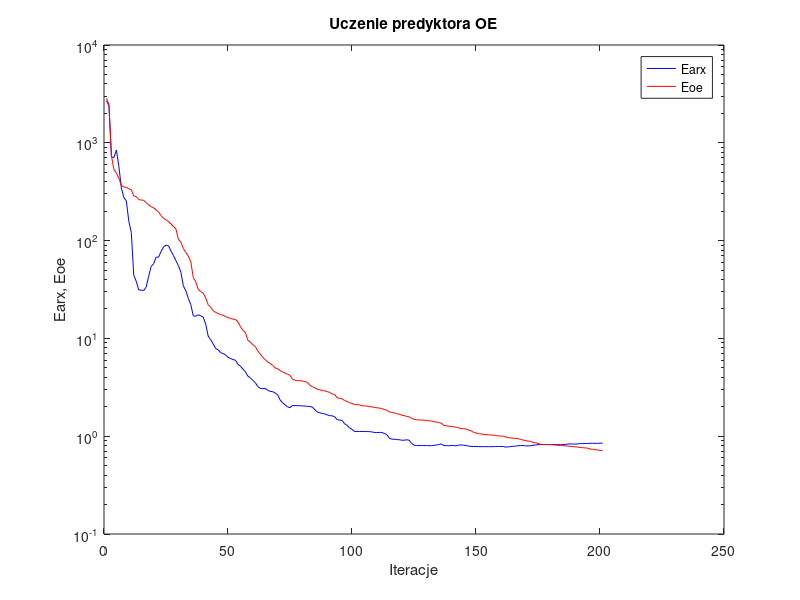
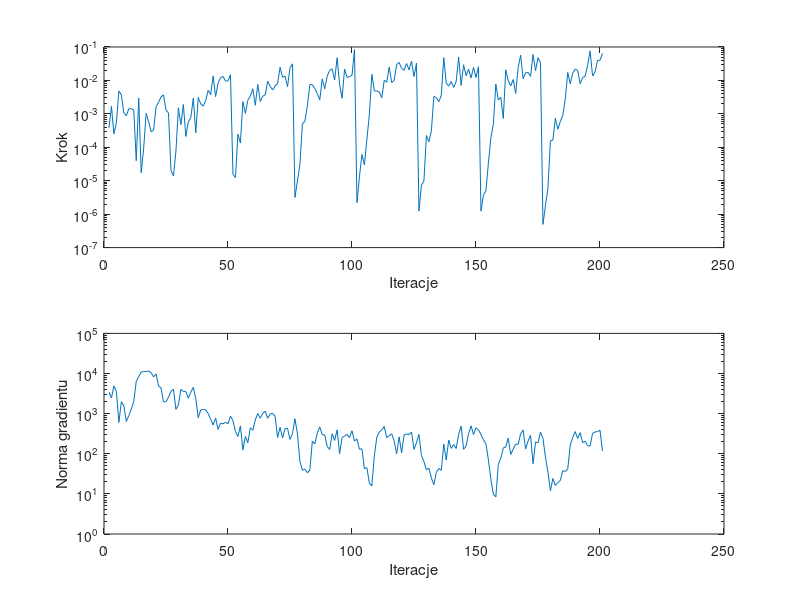

Recreate these plots in MATLAB, in order.
%uczenie predyktora oe
clear all;
n=0; farx(n+1)=2.697157e+003; foe(n+1)=2.842388e+003; wspucz(n+1)=0.000000e+000; ng(n+1)=0.000000e+000;
%odnowa zmiennej metryki
n=1; farx(n+1)=2.385563e+003; foe(n+1)=2.456749e+003; krok(n+1)=3.824295e-004; ng(n+1)=3.426020e+003;
n=2; farx(n+1)=7.177202e+002; foe(n+1)=7.380137e+002; krok(n+1)=1.670282e-003; ng(n+1)=2.448312e+003;
n=3; farx(n+1)=7.065845e+002; foe(n+1)=5.307948e+002; krok(n+1)=2.505581e-004; ng(n+1)=4.924599e+003;
n=4; farx(n+1)=8.445156e+002; foe(n+1)=4.927667e+002; krok(n+1)=5.504055e-004; ng(n+1)=3.560793e+003;
n=5; farx(n+1)=5.734638e+002; foe(n+1)=4.334961e+002; krok(n+1)=4.829711e-003; ng(n+1)=6.049374e+002;
n=6; farx(n+1)=3.460527e+002; foe(n+1)=3.657863e+002; krok(n+1)=3.715831e-003; ng(n+1)=1.981586e+003;
n=7; farx(n+1)=2.752694e+002; foe(n+1)=3.533406e+002; krok(n+1)=1.059163e-003; ng(n+1)=1.556109e+003;
n=8; farx(n+1)=2.550315e+002; foe(n+1)=3.512716e+002; krok(n+1)=8.786586e-004; ng(n+1)=6.386739e+002;
n=9; farx(n+1)=1.578583e+002; foe(n+1)=3.382383e+002; krok(n+1)=1.427772e-003; ng(n+1)=8.926607e+002;
n=10; farx(n+1)=1.217091e+002; foe(n+1)=3.321890e+002; krok(n+1)=1.424799e-003; ng(n+1)=1.290874e+003;
n=11; farx(n+1)=4.416385e+001; foe(n+1)=2.860447e+002; krok(n+1)=1.304868e-003; ng(n+1)=1.991272e+003;
n=12; farx(n+1)=3.837402e+001; foe(n+1)=2.819995e+002; krok(n+1)=3.982214e-005; ng(n+1)=6.387253e+003;
n=13; farx(n+1)=3.130674e+001; foe(n+1)=2.627933e+002; krok(n+1)=2.973498e-003; ng(n+1)=8.322548e+003;
n=14; farx(n+1)=3.111403e+001; foe(n+1)=2.598170e+002; krok(n+1)=1.729605e-005; ng(n+1)=1.092039e+004;
n=15; farx(n+1)=3.093215e+001; foe(n+1)=2.580709e+002; krok(n+1)=9.560737e-005; ng(n+1)=1.123821e+004;
n=16; farx(n+1)=3.347335e+001; foe(n+1)=2.439181e+002; krok(n+1)=1.037622e-003; ng(n+1)=1.125306e+004;
n=17; farx(n+1)=4.310493e+001; foe(n+1)=2.327248e+002; krok(n+1)=5.775566e-004; ng(n+1)=1.157793e+004;
n=18; farx(n+1)=5.442116e+001; foe(n+1)=2.220727e+002; krok(n+1)=2.908501e-004; ng(n+1)=1.048137e+004;
n=19; farx(n+1)=5.793388e+001; foe(n+1)=2.168184e+002; krok(n+1)=3.293253e-004; ng(n+1)=8.241305e+003;
n=20; farx(n+1)=6.754084e+001; foe(n+1)=2.057457e+002; krok(n+1)=1.629095e-003; ng(n+1)=9.767838e+003;
n=21; farx(n+1)=6.771419e+001; foe(n+1)=1.962785e+002; krok(n+1)=2.232051e-003; ng(n+1)=4.889891e+003;
n=22; farx(n+1)=7.745475e+001; foe(n+1)=1.801607e+002; krok(n+1)=3.225080e-003; ng(n+1)=4.366656e+003;
n=23; farx(n+1)=8.618862e+001; foe(n+1)=1.690186e+002; krok(n+1)=3.709130e-003; ng(n+1)=1.954721e+003;
n=24; farx(n+1)=8.981475e+001; foe(n+1)=1.631165e+002; krok(n+1)=1.296700e-003; ng(n+1)=1.985491e+003;
n=25; farx(n+1)=8.846256e+001; foe(n+1)=1.569620e+002; krok(n+1)=1.066097e-003; ng(n+1)=2.567719e+003;
%odnowa zmiennej metryki
n=26; farx(n+1)=7.827323e+001; foe(n+1)=1.478732e+002; krok(n+1)=2.026093e-005; ng(n+1)=3.604208e+003;
n=27; farx(n+1)=7.050716e+001; foe(n+1)=1.396862e+002; krok(n+1)=1.395478e-005; ng(n+1)=4.052809e+003;
n=28; farx(n+1)=6.243523e+001; foe(n+1)=1.313896e+002; krok(n+1)=7.612382e-005; ng(n+1)=1.276757e+003;
n=29; farx(n+1)=5.542581e+001; foe(n+1)=1.031047e+002; krok(n+1)=1.516318e-003; ng(n+1)=1.659970e+003;
n=30; farx(n+1)=4.746262e+001; foe(n+1)=9.629602e+001; krok(n+1)=4.766449e-004; ng(n+1)=4.010016e+003;
n=31; farx(n+1)=3.441785e+001; foe(n+1)=8.279002e+001; krok(n+1)=1.908037e-003; ng(n+1)=3.554191e+003;
n=32; farx(n+1)=3.063802e+001; foe(n+1)=7.565762e+001; krok(n+1)=2.110559e-004; ng(n+1)=3.553797e+003;
n=33; farx(n+1)=2.564014e+001; foe(n+1)=6.946398e+001; krok(n+1)=5.775566e-004; ng(n+1)=2.432239e+003;
n=34; farx(n+1)=2.215261e+001; foe(n+1)=6.070738e+001; krok(n+1)=7.663457e-004; ng(n+1)=3.425633e+003;
n=35; farx(n+1)=1.700409e+001; foe(n+1)=4.184424e+001; krok(n+1)=2.943935e-003; ng(n+1)=4.530383e+003;
n=36; farx(n+1)=1.686028e+001; foe(n+1)=3.783684e+001; krok(n+1)=2.695564e-004; ng(n+1)=2.370631e+003;
n=37; farx(n+1)=1.744754e+001; foe(n+1)=3.175612e+001; krok(n+1)=3.096691e-003; ng(n+1)=7.905215e+002;
n=38; farx(n+1)=1.699360e+001; foe(n+1)=3.013995e+001; krok(n+1)=1.986798e-003; ng(n+1)=1.236825e+003;
n=39; farx(n+1)=1.653249e+001; foe(n+1)=2.903465e+001; krok(n+1)=1.713514e-003; ng(n+1)=1.273555e+003;
n=40; farx(n+1)=1.401760e+001; foe(n+1)=2.596324e+001; krok(n+1)=2.467965e-003; ng(n+1)=1.251015e+003;
n=41; farx(n+1)=1.056118e+001; foe(n+1)=2.209001e+001; krok(n+1)=5.060913e-003; ng(n+1)=1.008866e+003;
n=42; farx(n+1)=9.680344e+000; foe(n+1)=2.089817e+001; krok(n+1)=3.752448e-003; ng(n+1)=7.248756e+002;
n=43; farx(n+1)=8.824667e+000; foe(n+1)=1.916549e+001; krok(n+1)=1.360507e-002; ng(n+1)=5.224253e+002;
n=44; farx(n+1)=7.867775e+000; foe(n+1)=1.843502e+001; krok(n+1)=3.272337e-003; ng(n+1)=7.747943e+002;
n=45; farx(n+1)=7.651164e+000; foe(n+1)=1.792636e+001; krok(n+1)=8.403478e-003; ng(n+1)=4.044938e+002;
n=46; farx(n+1)=7.158772e+000; foe(n+1)=1.746245e+001; krok(n+1)=1.199493e-002; ng(n+1)=5.785025e+002;
n=47; farx(n+1)=6.998708e+000; foe(n+1)=1.726405e+001; krok(n+1)=1.308616e-002; ng(n+1)=5.551072e+002;
n=48; farx(n+1)=6.781933e+000; foe(n+1)=1.679658e+001; krok(n+1)=9.612071e-003; ng(n+1)=6.110673e+002;
n=49; farx(n+1)=6.412996e+000; foe(n+1)=1.629350e+001; krok(n+1)=9.552064e-003; ng(n+1)=5.605642e+002;
n=50; farx(n+1)=6.243260e+000; foe(n+1)=1.604531e+001; krok(n+1)=1.473291e-002; ng(n+1)=8.668465e+002;
%odnowa zmiennej metryki
n=51; farx(n+1)=6.080334e+000; foe(n+1)=1.573341e+001; krok(n+1)=1.538085e-005; ng(n+1)=6.711361e+002;
n=52; farx(n+1)=5.989802e+000; foe(n+1)=1.564825e+001; krok(n+1)=1.254943e-005; ng(n+1)=3.573605e+002;
n=53; farx(n+1)=5.418503e+000; foe(n+1)=1.474853e+001; krok(n+1)=2.460936e-004; ng(n+1)=2.689894e+002;
n=54; farx(n+1)=5.223948e+000; foe(n+1)=1.323203e+001; krok(n+1)=1.340733e-004; ng(n+1)=4.946291e+002;
n=55; farx(n+1)=4.854609e+000; foe(n+1)=1.209642e+001; krok(n+1)=2.320029e-003; ng(n+1)=1.252622e+002;
n=56; farx(n+1)=4.559436e+000; foe(n+1)=1.150838e+001; krok(n+1)=1.031567e-003; ng(n+1)=2.687933e+002;
n=57; farx(n+1)=4.117903e+000; foe(n+1)=9.580897e+000; krok(n+1)=2.564143e-003; ng(n+1)=1.880485e+002;
n=58; farx(n+1)=3.958008e+000; foe(n+1)=9.175143e+000; krok(n+1)=3.350038e-003; ng(n+1)=4.448292e+002;
n=59; farx(n+1)=3.711759e+000; foe(n+1)=8.616170e+000; krok(n+1)=5.635011e-003; ng(n+1)=3.832901e+002;
n=60; farx(n+1)=3.530641e+000; foe(n+1)=8.252921e+000; krok(n+1)=1.812955e-003; ng(n+1)=6.960887e+002;
n=61; farx(n+1)=3.214039e+000; foe(n+1)=7.453926e+000; krok(n+1)=7.606153e-003; ng(n+1)=1.017983e+003;
n=62; farx(n+1)=3.085202e+000; foe(n+1)=6.936725e+000; krok(n+1)=2.349366e-003; ng(n+1)=7.668083e+002;
n=63; farx(n+1)=3.065369e+000; foe(n+1)=6.412259e+000; krok(n+1)=3.378712e-003; ng(n+1)=1.015629e+003;
n=64; farx(n+1)=3.082270e+000; foe(n+1)=6.080924e+000; krok(n+1)=3.692938e-003; ng(n+1)=1.148836e+003;
n=65; farx(n+1)=2.950701e+000; foe(n+1)=5.742935e+000; krok(n+1)=9.522959e-003; ng(n+1)=7.683411e+002;
n=66; farx(n+1)=2.875645e+000; foe(n+1)=5.541355e+000; krok(n+1)=6.699412e-003; ng(n+1)=9.853587e+002;
n=67; farx(n+1)=2.856499e+000; foe(n+1)=5.304322e+000; krok(n+1)=5.172508e-003; ng(n+1)=1.013365e+003;
n=68; farx(n+1)=2.767963e+000; foe(n+1)=4.990798e+000; krok(n+1)=6.853004e-003; ng(n+1)=8.582188e+002;
n=69; farx(n+1)=2.654183e+000; foe(n+1)=4.902266e+000; krok(n+1)=7.981858e-003; ng(n+1)=2.543968e+002;
n=70; farx(n+1)=2.353793e+000; foe(n+1)=4.694985e+000; krok(n+1)=2.486715e-002; ng(n+1)=4.580126e+002;
n=71; farx(n+1)=2.196068e+000; foe(n+1)=4.548225e+000; krok(n+1)=1.238677e-002; ng(n+1)=2.468469e+002;
n=72; farx(n+1)=2.092505e+000; foe(n+1)=4.420163e+000; krok(n+1)=1.346946e-002; ng(n+1)=4.201976e+002;
n=73; farx(n+1)=1.995614e+000; foe(n+1)=4.306010e+000; krok(n+1)=6.480489e-003; ng(n+1)=4.325232e+002;
n=74; farx(n+1)=1.956017e+000; foe(n+1)=4.192100e+000; krok(n+1)=2.398987e-002; ng(n+1)=2.271167e+002;
n=75; farx(n+1)=2.064926e+000; foe(n+1)=3.833345e+000; krok(n+1)=3.129602e-002; ng(n+1)=3.198144e+002;
%odnowa zmiennej metryki
n=76; farx(n+1)=2.055862e+000; foe(n+1)=3.739198e+000; krok(n+1)=3.174321e-006; ng(n+1)=7.455898e+002;
n=77; farx(n+1)=2.053875e+000; foe(n+1)=3.699638e+000; krok(n+1)=9.766516e-006; ng(n+1)=3.094332e+002;
n=78; farx(n+1)=2.049368e+000; foe(n+1)=3.692629e+000; krok(n+1)=3.079431e-005; ng(n+1)=6.497886e+001;
n=79; farx(n+1)=2.043145e+000; foe(n+1)=3.658580e+000; krok(n+1)=5.033545e-004; ng(n+1)=3.853686e+001;
n=80; farx(n+1)=2.032589e+000; foe(n+1)=3.623172e+000; krok(n+1)=6.019342e-004; ng(n+1)=4.154477e+001;
n=81; farx(n+1)=2.021653e+000; foe(n+1)=3.549774e+000; krok(n+1)=1.739067e-003; ng(n+1)=3.351196e+001;
n=82; farx(n+1)=2.011191e+000; foe(n+1)=3.316451e+000; krok(n+1)=7.479896e-003; ng(n+1)=3.901739e+001;
n=83; farx(n+1)=1.985796e+000; foe(n+1)=3.218115e+000; krok(n+1)=7.530795e-003; ng(n+1)=2.052338e+002;
n=84; farx(n+1)=1.869233e+000; foe(n+1)=3.111443e+000; krok(n+1)=5.711090e-003; ng(n+1)=1.764746e+002;
n=85; farx(n+1)=1.768930e+000; foe(n+1)=3.032947e+000; krok(n+1)=4.026836e-003; ng(n+1)=3.267147e+002;
n=86; farx(n+1)=1.733387e+000; foe(n+1)=2.981548e+000; krok(n+1)=2.621411e-003; ng(n+1)=4.683336e+002;
n=87; farx(n+1)=1.709615e+000; foe(n+1)=2.928492e+000; krok(n+1)=1.109636e-002; ng(n+1)=2.999837e+002;
n=88; farx(n+1)=1.694230e+000; foe(n+1)=2.904165e+000; krok(n+1)=5.608324e-003; ng(n+1)=2.950768e+002;
n=89; farx(n+1)=1.652709e+000; foe(n+1)=2.856221e+000; krok(n+1)=1.333847e-002; ng(n+1)=1.516745e+002;
n=90; farx(n+1)=1.623958e+000; foe(n+1)=2.802321e+000; krok(n+1)=2.000182e-002; ng(n+1)=1.281797e+002;
n=91; farx(n+1)=1.615089e+000; foe(n+1)=2.701970e+000; krok(n+1)=2.219272e-002; ng(n+1)=3.136074e+002;
n=92; farx(n+1)=1.584299e+000; foe(n+1)=2.670173e+000; krok(n+1)=1.027811e-002; ng(n+1)=2.150395e+002;
n=93; farx(n+1)=1.478562e+000; foe(n+1)=2.479007e+000; krok(n+1)=4.757597e-002; ng(n+1)=3.938207e+002;
n=94; farx(n+1)=1.460388e+000; foe(n+1)=2.439618e+000; krok(n+1)=7.530795e-003; ng(n+1)=1.002924e+002;
n=95; farx(n+1)=1.450919e+000; foe(n+1)=2.415512e+000; krok(n+1)=2.924832e-003; ng(n+1)=2.545335e+002;
n=96; farx(n+1)=1.341823e+000; foe(n+1)=2.314014e+000; krok(n+1)=2.183177e-002; ng(n+1)=2.760667e+002;
n=97; farx(n+1)=1.294711e+000; foe(n+1)=2.268302e+000; krok(n+1)=1.226153e-002; ng(n+1)=3.048704e+002;
n=98; farx(n+1)=1.215865e+000; foe(n+1)=2.201088e+000; krok(n+1)=1.308616e-002; ng(n+1)=2.524246e+002;
n=99; farx(n+1)=1.175011e+000; foe(n+1)=2.166214e+000; krok(n+1)=1.420161e-002; ng(n+1)=3.749711e+002;
n=100; farx(n+1)=1.118430e+000; foe(n+1)=2.105294e+000; krok(n+1)=8.388517e-002; ng(n+1)=2.067286e+002;
%odnowa zmiennej metryki
n=101; farx(n+1)=1.117866e+000; foe(n+1)=2.099741e+000; krok(n+1)=2.194505e-006; ng(n+1)=2.348916e+002;
n=102; farx(n+1)=1.117633e+000; foe(n+1)=2.090519e+000; krok(n+1)=1.304908e-005; ng(n+1)=1.290486e+002;
n=103; farx(n+1)=1.117582e+000; foe(n+1)=2.046126e+000; krok(n+1)=6.112503e-005; ng(n+1)=1.334890e+002;
n=104; farx(n+1)=1.117044e+000; foe(n+1)=2.044024e+000; krok(n+1)=2.993183e-005; ng(n+1)=4.256599e+001;
n=105; farx(n+1)=1.116105e+000; foe(n+1)=2.030927e+000; krok(n+1)=1.711903e-004; ng(n+1)=4.493918e+001;
n=106; farx(n+1)=1.113299e+000; foe(n+1)=2.022002e+000; krok(n+1)=9.497806e-004; ng(n+1)=1.857686e+001;
n=107; farx(n+1)=1.107451e+000; foe(n+1)=1.991558e+000; krok(n+1)=1.518330e-002; ng(n+1)=1.582185e+001;
n=108; farx(n+1)=1.091293e+000; foe(n+1)=1.969162e+000; krok(n+1)=4.862884e-003; ng(n+1)=8.758674e+001;
n=109; farx(n+1)=1.090273e+000; foe(n+1)=1.954278e+000; krok(n+1)=4.841816e-003; ng(n+1)=2.585111e+002;
n=110; farx(n+1)=1.092859e+000; foe(n+1)=1.937773e+000; krok(n+1)=4.515106e-003; ng(n+1)=3.474138e+002;
n=111; farx(n+1)=1.092185e+000; foe(n+1)=1.921282e+000; krok(n+1)=3.032635e-003; ng(n+1)=3.926698e+002;
n=112; farx(n+1)=1.068603e+000; foe(n+1)=1.875879e+000; krok(n+1)=1.007231e-002; ng(n+1)=4.778591e+002;
n=113; farx(n+1)=1.040163e+000; foe(n+1)=1.844001e+000; krok(n+1)=8.855578e-003; ng(n+1)=2.524698e+002;
n=114; farx(n+1)=9.590648e-001; foe(n+1)=1.779156e+000; krok(n+1)=2.501951e-002; ng(n+1)=2.825216e+002;
n=115; farx(n+1)=9.310994e-001; foe(n+1)=1.748360e+000; krok(n+1)=8.534063e-003; ng(n+1)=3.152774e+002;
n=116; farx(n+1)=9.316041e-001; foe(n+1)=1.726481e+000; krok(n+1)=1.012568e-002; ng(n+1)=2.090455e+002;
n=117; farx(n+1)=9.233845e-001; foe(n+1)=1.703855e+000; krok(n+1)=2.977641e-002; ng(n+1)=9.984389e+001;
n=118; farx(n+1)=9.215626e-001; foe(n+1)=1.677630e+000; krok(n+1)=3.459424e-002; ng(n+1)=2.621289e+002;
n=119; farx(n+1)=9.095504e-001; foe(n+1)=1.642039e+000; krok(n+1)=2.284436e-002; ng(n+1)=1.057821e+002;
n=120; farx(n+1)=9.096875e-001; foe(n+1)=1.625636e+000; krok(n+1)=2.000182e-002; ng(n+1)=2.957095e+002;
n=121; farx(n+1)=9.193698e-001; foe(n+1)=1.593727e+000; krok(n+1)=3.209254e-002; ng(n+1)=3.112698e+002;
n=122; farx(n+1)=9.112890e-001; foe(n+1)=1.578564e+000; krok(n+1)=2.069003e-002; ng(n+1)=3.003398e+002;
n=123; farx(n+1)=8.459944e-001; foe(n+1)=1.524249e+000; krok(n+1)=3.762076e-002; ng(n+1)=3.487125e+002;
n=124; farx(n+1)=8.102377e-001; foe(n+1)=1.493039e+000; krok(n+1)=1.314565e-002; ng(n+1)=1.283616e+002;
n=125; farx(n+1)=8.019955e-001; foe(n+1)=1.472217e+000; krok(n+1)=3.301014e-002; ng(n+1)=1.881955e+002;
%odnowa zmiennej metryki
n=126; farx(n+1)=8.019837e-001; foe(n+1)=1.466127e+000; krok(n+1)=1.236046e-006; ng(n+1)=3.031754e+002;
n=127; farx(n+1)=8.022169e-001; foe(n+1)=1.462777e+000; krok(n+1)=7.334139e-006; ng(n+1)=9.017167e+001;
n=128; farx(n+1)=8.023879e-001; foe(n+1)=1.461346e+000; krok(n+1)=9.809075e-006; ng(n+1)=6.416192e+001;
n=129; farx(n+1)=8.012400e-001; foe(n+1)=1.445444e+000; krok(n+1)=2.263251e-004; ng(n+1)=3.956136e+001;
n=130; farx(n+1)=8.004422e-001; foe(n+1)=1.436456e+000; krok(n+1)=1.466558e-004; ng(n+1)=4.415591e+001;
n=131; farx(n+1)=8.003986e-001; foe(n+1)=1.429973e+000; krok(n+1)=3.095029e-004; ng(n+1)=2.506805e+001;
n=132; farx(n+1)=8.052558e-001; foe(n+1)=1.409818e+000; krok(n+1)=3.303309e-003; ng(n+1)=1.684641e+001;
n=133; farx(n+1)=8.135040e-001; foe(n+1)=1.395410e+000; krok(n+1)=3.065383e-003; ng(n+1)=3.412755e+001;
n=134; farx(n+1)=8.218413e-001; foe(n+1)=1.381903e+000; krok(n+1)=2.310226e-003; ng(n+1)=4.310934e+001;
n=135; farx(n+1)=8.319761e-001; foe(n+1)=1.357911e+000; krok(n+1)=3.544455e-003; ng(n+1)=3.884816e+001;
n=136; farx(n+1)=8.023642e-001; foe(n+1)=1.289860e+000; krok(n+1)=4.799811e-002; ng(n+1)=1.734735e+002;
n=137; farx(n+1)=8.013266e-001; foe(n+1)=1.278459e+000; krok(n+1)=8.193332e-003; ng(n+1)=6.952078e+001;
n=138; farx(n+1)=7.988056e-001; foe(n+1)=1.267134e+000; krok(n+1)=6.776891e-003; ng(n+1)=2.197471e+002;
n=139; farx(n+1)=8.027417e-001; foe(n+1)=1.256561e+000; krok(n+1)=9.222377e-003; ng(n+1)=1.359467e+002;
n=140; farx(n+1)=8.043383e-001; foe(n+1)=1.246775e+000; krok(n+1)=6.130766e-003; ng(n+1)=1.708312e+002;
n=141; farx(n+1)=7.965295e-001; foe(n+1)=1.236207e+000; krok(n+1)=9.267996e-003; ng(n+1)=1.352887e+002;
n=142; farx(n+1)=8.094508e-001; foe(n+1)=1.217514e+000; krok(n+1)=4.954706e-002; ng(n+1)=3.023848e+002;
n=143; farx(n+1)=8.155144e-001; foe(n+1)=1.201986e+000; krok(n+1)=7.119007e-003; ng(n+1)=4.890899e+002;
n=144; farx(n+1)=8.074279e-001; foe(n+1)=1.191149e+000; krok(n+1)=2.941687e-002; ng(n+1)=1.288270e+002;
n=145; farx(n+1)=8.039564e-001; foe(n+1)=1.182414e+000; krok(n+1)=1.394089e-002; ng(n+1)=1.553450e+002;
n=146; farx(n+1)=7.911846e-001; foe(n+1)=1.157824e+000; krok(n+1)=2.160287e-002; ng(n+1)=3.149219e+002;
n=147; farx(n+1)=7.860686e-001; foe(n+1)=1.136466e+000; krok(n+1)=1.189399e-002; ng(n+1)=4.980096e+002;
n=148; farx(n+1)=7.833851e-001; foe(n+1)=1.095656e+000; krok(n+1)=2.452306e-002; ng(n+1)=3.002027e+002;
n=149; farx(n+1)=7.869229e-001; foe(n+1)=1.077025e+000; krok(n+1)=1.223774e-002; ng(n+1)=4.415682e+002;
n=150; farx(n+1)=7.825463e-001; foe(n+1)=1.060558e+000; krok(n+1)=2.570124e-002; ng(n+1)=3.919800e+002;
%odnowa zmiennej metryki
n=151; farx(n+1)=7.824708e-001; foe(n+1)=1.054898e+000; krok(n+1)=1.235574e-006; ng(n+1)=3.045072e+002;
n=152; farx(n+1)=7.822107e-001; foe(n+1)=1.045221e+000; krok(n+1)=3.668064e-006; ng(n+1)=2.206210e+002;
n=153; farx(n+1)=7.818150e-001; foe(n+1)=1.039917e+000; krok(n+1)=5.032633e-006; ng(n+1)=1.778360e+002;
n=154; farx(n+1)=7.818867e-001; foe(n+1)=1.032493e+000; krok(n+1)=3.415827e-005; ng(n+1)=7.049610e+001;
n=155; farx(n+1)=7.817388e-001; foe(n+1)=1.028412e+000; krok(n+1)=1.955288e-004; ng(n+1)=2.298589e+001;
n=156; farx(n+1)=7.818390e-001; foe(n+1)=1.026608e+000; krok(n+1)=4.927090e-004; ng(n+1)=9.855119e+000;
n=157; farx(n+1)=7.846064e-001; foe(n+1)=1.014075e+000; krok(n+1)=7.815763e-003; ng(n+1)=8.367514e+000;
n=158; farx(n+1)=7.856274e-001; foe(n+1)=1.009107e+000; krok(n+1)=2.586841e-003; ng(n+1)=5.525932e+001;
n=159; farx(n+1)=7.854579e-001; foe(n+1)=1.002156e+000; krok(n+1)=3.128460e-003; ng(n+1)=7.704608e+001;
n=160; farx(n+1)=7.851764e-001; foe(n+1)=1.000629e+000; krok(n+1)=7.286945e-004; ng(n+1)=1.399935e+002;
n=161; farx(n+1)=7.727231e-001; foe(n+1)=9.818415e-001; krok(n+1)=2.082971e-002; ng(n+1)=1.467210e+002;
n=162; farx(n+1)=7.782910e-001; foe(n+1)=9.672337e-001; krok(n+1)=9.704784e-003; ng(n+1)=2.462510e+002;
n=163; farx(n+1)=7.832019e-001; foe(n+1)=9.608624e-001; krok(n+1)=6.854056e-003; ng(n+1)=9.583952e+001;
n=164; farx(n+1)=7.901745e-001; foe(n+1)=9.536048e-001; krok(n+1)=1.064021e-002; ng(n+1)=1.308655e+002;
n=165; farx(n+1)=7.917622e-001; foe(n+1)=9.503523e-001; krok(n+1)=4.055547e-003; ng(n+1)=1.732660e+002;
n=166; farx(n+1)=7.999806e-001; foe(n+1)=9.426960e-001; krok(n+1)=2.452306e-002; ng(n+1)=1.721629e+002;
n=167; farx(n+1)=8.033912e-001; foe(n+1)=9.282934e-001; krok(n+1)=5.694364e-002; ng(n+1)=3.157861e+002;
n=168; farx(n+1)=8.033374e-001; foe(n+1)=9.126810e-001; krok(n+1)=1.131000e-002; ng(n+1)=3.910033e+002;
n=169; farx(n+1)=7.962653e-001; foe(n+1)=9.018480e-001; krok(n+1)=1.676647e-002; ng(n+1)=1.308497e+002;
n=170; farx(n+1)=7.962649e-001; foe(n+1)=8.908240e-001; krok(n+1)=1.741045e-002; ng(n+1)=2.089129e+002;
n=171; farx(n+1)=7.988026e-001; foe(n+1)=8.843523e-001; krok(n+1)=1.321323e-002; ng(n+1)=2.862287e+002;
n=172; farx(n+1)=8.077147e-001; foe(n+1)=8.637315e-001; krok(n+1)=5.985461e-002; ng(n+1)=5.637669e+001;
n=173; farx(n+1)=8.136669e-001; foe(n+1)=8.566381e-001; krok(n+1)=1.963396e-002; ng(n+1)=1.966784e+002;
n=174; farx(n+1)=8.187254e-001; foe(n+1)=8.443258e-001; krok(n+1)=4.797973e-002; ng(n+1)=1.869823e+002;
n=175; farx(n+1)=8.214857e-001; foe(n+1)=8.254324e-001; krok(n+1)=3.339713e-002; ng(n+1)=3.486614e+002;
%odnowa zmiennej metryki
n=176; farx(n+1)=8.215051e-001; foe(n+1)=8.233452e-001; krok(n+1)=4.927506e-007; ng(n+1)=2.405769e+002;
n=177; farx(n+1)=8.215416e-001; foe(n+1)=8.228594e-001; krok(n+1)=1.801229e-006; ng(n+1)=8.256715e+001;
n=178; farx(n+1)=8.216097e-001; foe(n+1)=8.225511e-001; krok(n+1)=5.793243e-006; ng(n+1)=3.499937e+001;
n=179; farx(n+1)=8.214884e-001; foe(n+1)=8.217746e-001; krok(n+1)=1.553088e-004; ng(n+1)=1.184970e+001;
n=180; farx(n+1)=8.209565e-001; foe(n+1)=8.182663e-001; krok(n+1)=1.646626e-004; ng(n+1)=2.421567e+001;
n=181; farx(n+1)=8.198875e-001; foe(n+1)=8.115530e-001; krok(n+1)=7.433745e-004; ng(n+1)=1.622228e+001;
n=182; farx(n+1)=8.193896e-001; foe(n+1)=8.081398e-001; krok(n+1)=3.467612e-004; ng(n+1)=1.910785e+001;
n=183; farx(n+1)=8.190885e-001; foe(n+1)=8.038267e-001; krok(n+1)=5.958384e-004; ng(n+1)=2.152638e+001;
n=184; farx(n+1)=8.194529e-001; foe(n+1)=8.025561e-001; krok(n+1)=8.989595e-004; ng(n+1)=3.791406e+001;
n=185; farx(n+1)=8.237487e-001; foe(n+1)=7.968841e-001; krok(n+1)=2.827577e-003; ng(n+1)=3.617673e+001;
n=186; farx(n+1)=8.316308e-001; foe(n+1)=7.925017e-001; krok(n+1)=1.725161e-002; ng(n+1)=4.182245e+001;
n=187; farx(n+1)=8.333220e-001; foe(n+1)=7.878495e-001; krok(n+1)=7.931784e-003; ng(n+1)=1.653588e+002;
n=188; farx(n+1)=8.314772e-001; foe(n+1)=7.838680e-001; krok(n+1)=1.661865e-002; ng(n+1)=2.539553e+002;
n=189; farx(n+1)=8.306351e-001; foe(n+1)=7.796163e-001; krok(n+1)=2.194150e-002; ng(n+1)=3.575343e+002;
n=190; farx(n+1)=8.362379e-001; foe(n+1)=7.736730e-001; krok(n+1)=1.987953e-002; ng(n+1)=2.411945e+002;
n=191; farx(n+1)=8.396692e-001; foe(n+1)=7.669923e-001; krok(n+1)=7.932207e-003; ng(n+1)=3.352995e+002;
n=192; farx(n+1)=8.407116e-001; foe(n+1)=7.637960e-001; krok(n+1)=1.226153e-002; ng(n+1)=1.889401e+002;
n=193; farx(n+1)=8.426053e-001; foe(n+1)=7.590247e-001; krok(n+1)=1.333847e-002; ng(n+1)=2.057361e+002;
n=194; farx(n+1)=8.434183e-001; foe(n+1)=7.548027e-001; krok(n+1)=2.812841e-002; ng(n+1)=1.594352e+002;
n=195; farx(n+1)=8.458675e-001; foe(n+1)=7.400610e-001; krok(n+1)=7.644254e-002; ng(n+1)=1.549284e+002;
n=196; farx(n+1)=8.471653e-001; foe(n+1)=7.354389e-001; krok(n+1)=1.360047e-002; ng(n+1)=3.222796e+002;
n=197; farx(n+1)=8.454880e-001; foe(n+1)=7.287841e-001; krok(n+1)=1.779884e-002; ng(n+1)=3.494962e+002;
n=198; farx(n+1)=8.457220e-001; foe(n+1)=7.217490e-001; krok(n+1)=3.959818e-002; ng(n+1)=3.572952e+002;
n=199; farx(n+1)=8.487497e-001; foe(n+1)=7.169655e-001; krok(n+1)=4.000365e-002; ng(n+1)=3.841685e+002;
n=200; farx(n+1)=8.496628e-001; foe(n+1)=7.108644e-001; krok(n+1)=6.385486e-002; ng(n+1)=1.167066e+002;

figure; semilogy(farx,'b'); hold on; semilogy(foe,'r'); xlabel('Iteracje'); ylabel('Earx, Eoe'); legend('Earx','Eoe'); title('Uczenie predyktora OE');
figure; subplot(2,1,1); semilogy(krok); xlabel('Iteracje'); ylabel('Krok');
subplot(2,1,2); semilogy(ng); xlabel('Iteracje'); ylabel('Norma gradientu');
Earx=farx(n+1)
Eoe=foe(n+1)
